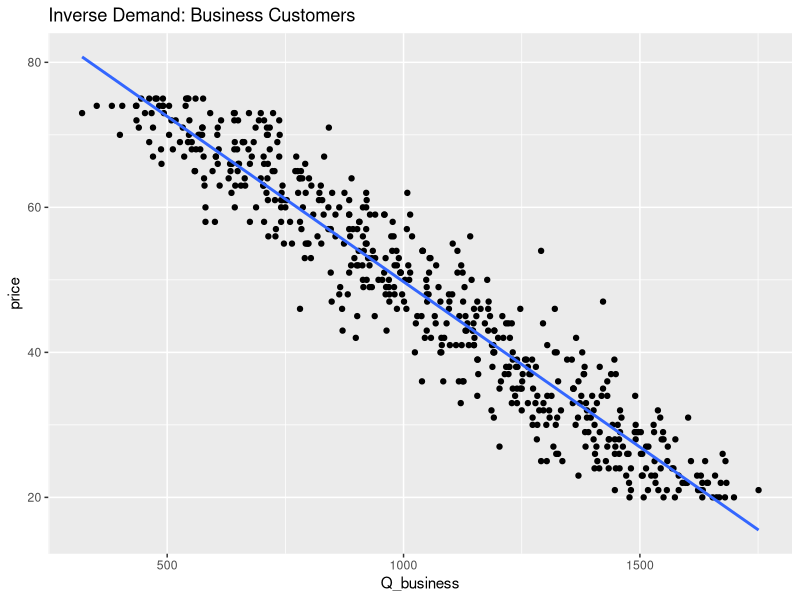
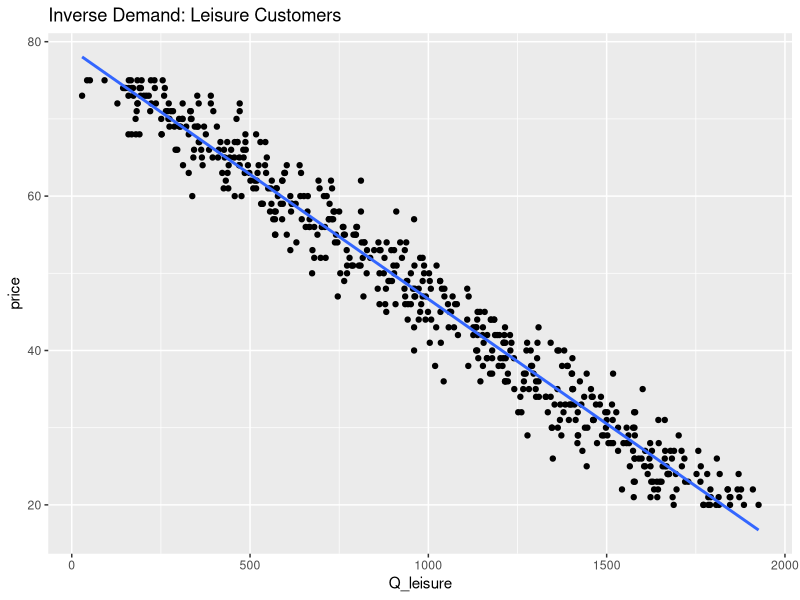

These charts were generated, in order, by the following R code:
#Collin Kennedy- UC Davis
#import data:
library(readr)
ps2_data <- read_csv("ps2_data.csv")
View(ps2_data)

#
library(dplyr)
library(ggplot2)


#1====================================================================================================
ps2_data %>%
  summary()
#There are 560 observations

#The minimum price is $20, and the maximum price is $75. The average price is $47.50

#Business Customers
# - The minimum quantity purchased by business customers is 320 units
# - The maximum quantity purchased by business customers is 1751 units
# - The average quantity purchased by business customers is 1049 units.

#Leisure Customers
# - The minimum quantity purchased by leisure customers is 29 units.
# - The max quantity purchased by leisure customers is 1926 units.
# - The avg quantity purchased by leisure customers is 973.9 units.


 #2 Estimate demand===================================================================================
dBusiness = lm(Q_business ~ price, data  = ps2_data)
summary(dBusiness)

dLeisure = lm(Q_leisure ~ price, data = ps2_data)
summary(dLeisure)

ggplot(data = ps2_data,mapping = aes(x = Q_business, y = price))+
  geom_point(mapping = aes(x = Q_business, y = price))+
  geom_smooth(method = "lm",se=FALSE)+
  ggtitle(label = "Inverse Demand: Business Customers")

ggplot(data = ps2_data,mapping = aes(x = Q_leisure, y = price))+
  geom_point(mapping = aes(x = Q_leisure, y = price))+
  geom_smooth(method = "lm",se=FALSE)+
  ggtitle(label = "Inverse Demand: Leisure Customers")
